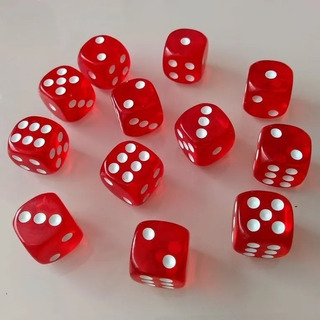
#> input picture dados2.jpg, 320 x 320 px
$ jupyter execute dice_count_detection.ipynb
#> lines starting #> are read from the running program, lines starting #| are printed output that depends on the picture
# Imports and Data loading

[cell 1]
import numpy as np
import cv2
from matplotlib import pyplot as plt


names_list = ["dados2.jpg", "dados3.png"]

img_list = []
for i, name in enumerate(names_list):
    img_list.append(cv2.imread(name))
    img_list[i] = cv2.cvtColor(img_list[i], cv2.COLOR_BGR2RGB)

def show_imgs(img_list, legend = []):
    _, axs = plt.subplots(1,2, figsize=(12, 12))
    for i, img in enumerate(img_list):
        axs[i].imshow(img,cmap='gray')
        if legend != []:
            axs[i].text(10.0, 10.0,
                        legend[i],
                        fontsize='medium',
                        verticalalignment='top',
                        bbox=dict(facecolor='0.7', edgecolor='none', pad=3.0))
#> this loop made 2 passes
    plt.show()
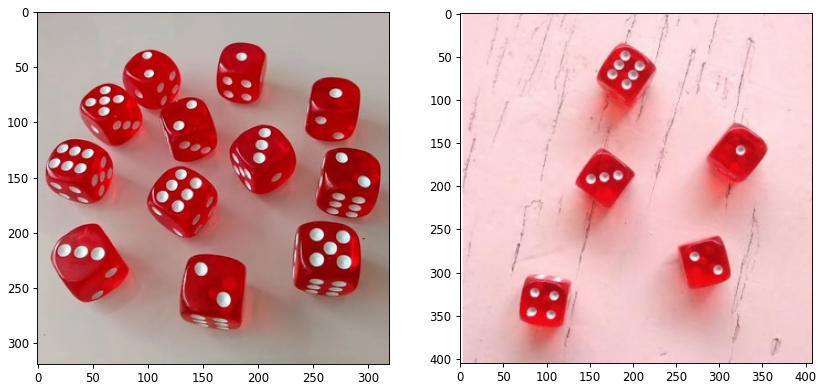
#> figure drawn by matplotlib, 2 panels

show_imgs(img_list)

# Image preprocessing

## Color -> Gray Scale -> Median Filter [1]

Images changed to gray scale, as there is no need for color input

Then a median filter is applied -> Each pixel gets middle ground value from adjacent pixels
- Removes salt and pepper noise
- Removes extreme values
- Surfaces get homogeneous, with fewer color steps
- Does not blur edges with color gradients

[cell 2]
# Removing colors
gray_imgs = [cv2.cvtColor(img, cv2.COLOR_RGB2GRAY) for img in img_list]
#> gray_imgs = 2 items
show_imgs(gray_imgs)
#> the loop in show_imgs (call 2), `for i, img in enumerate(img_list):` made 2 passes
#> in show_imgs (call 2), `plt.show()`:
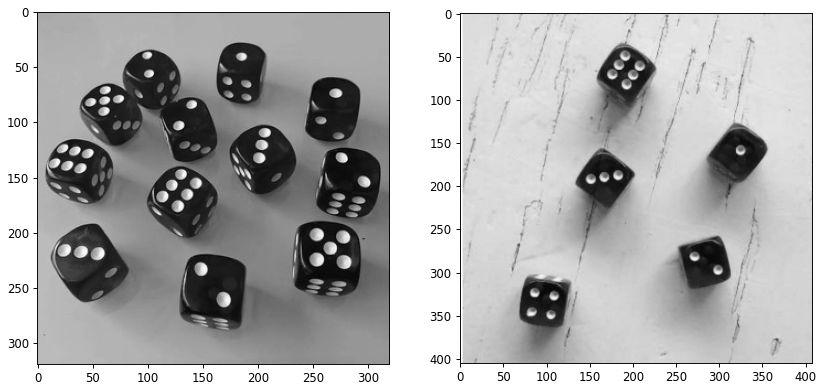
#> figure drawn by matplotlib, 2 panels
# Applying median blur for better feature extraction
# Enhancing strong whites on top, while darkening and blurring lateral dots
median_imgs = [cv2.medianBlur(img, 5) for img in gray_imgs]
#> median_imgs = 2 items

show_imgs(median_imgs)

def histograms(img_list):
    _, axs = plt.subplots(1,2, figsize=(20, 5))
    for i, img in enumerate(img_list):
        hist = cv2.calcHist(img, [0], None, [256], [0, 256])
        fig = axs[i]

        fig.plot(hist)
        fig.set_xlim([0, 256])

histograms(median_imgs)
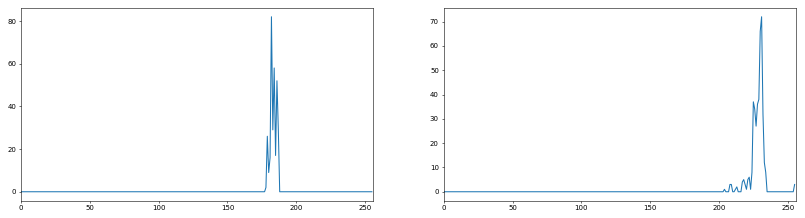
#> figure drawn by matplotlib, 2 panels; panel 1: curve peaks at x = 182, y = 82; panel 2: curve peaks at x = 231, y = 72

## Thresholding [2]

Image turned binary by choosing a threshold value

`
if val < threshold:
    return 0
else:
    return 1
`

[cell 3]
# Thresholding to enhance desired features
thresh_imgs = [cv2.threshold(img, 190, 255, cv2.THRESH_BINARY)[1] for img in median_imgs]
#> thresh_imgs = 2 items
show_imgs(thresh_imgs)
#> the loop in show_imgs (call 4), `for i, img in enumerate(img_list):` made 2 passes
#> in show_imgs (call 4), `plt.show()`:
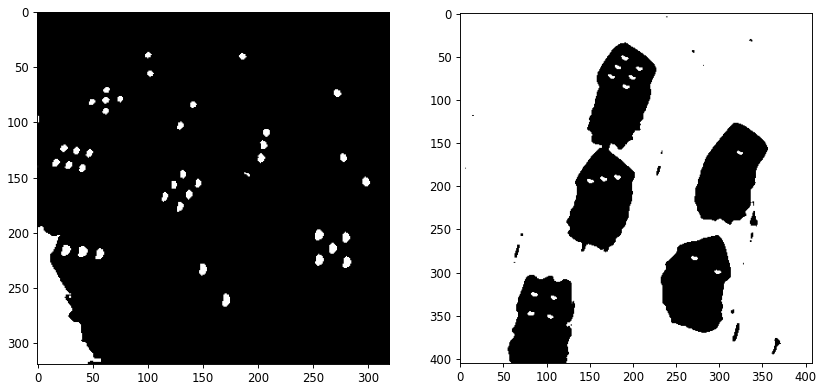
#> figure drawn by matplotlib, 2 panels

## Apply morphology [3]

### Open: Erode -> Dilate

Removing **background noise**

Removes small **objects**, but preserves larger shapes

First erodes whites -> White pixels with neighboring blacks become black
- Removes sharp edges, floating pixels and thin lines
- Only substantive pixels remain
- Thins objects

Then dilates whites -> Black pixels with neighboring whites become white
- Fills up holes and shapes
- Thickens objects

Observe the reminiscent lateral dot under the dice with a 3 at (200, 100) disappeared

[cell 4]
# Applying morphology to clean up dots
kernel = np.ones((3,3),np.uint8)
# Removing background noise
open_imgs = [cv2.morphologyEx(img, cv2.MORPH_OPEN, kernel) for img in thresh_imgs]
#> open_imgs = 2 items
show_imgs(open_imgs)

### Close: Dilate -> Erode

Removing **object noise**

Fills small **holes**, but preserves larger shapes

First dilates whites -> Black pixels with neighboring whites become white
- Fills up holes and shapes
- Thins holes

Then erodes whites -> White pixels with neighboring blacks become black
- Removes sharp edges, floating pixels and thin lines
- Only substantive pixels remain
- Thickens holes

Observe the reminiscent table markings at (250~300, 50) disappeared

[cell 5]
# Removing object noise
closed_imgs = [cv2.morphologyEx(img, cv2.MORPH_CLOSE, kernel) for img in open_imgs]
#> closed_imgs = 2 items
show_imgs(closed_imgs)

### Dilate

**Highlighting objects** and flattening some of their concavities

Dilates whites -> Black pixels with neighboring whites become white
- Fills up holes and shapes
- Thickens objects
- Thins holes

[cell 6]
# Dilating dots for better blob recognition
dilated_imgs = [cv2.dilate(img, kernel, iterations = 1) for img in closed_imgs]
#> dilated_imgs = 2 items
show_imgs(dilated_imgs)
#> the loop in show_imgs (call 7), `for i, img in enumerate(img_list):` made 2 passes
#> in show_imgs (call 7), `plt.show()`:
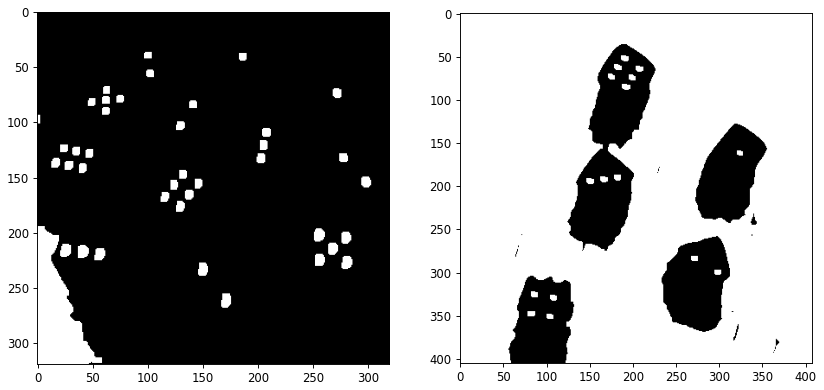
#> figure drawn by matplotlib, 2 panels

## Invert pixels

We have white objects on black background, but object detection function looks for black objects on white background

Objects look smaller due to human eye bias to white vs black gradients [4]
- White registers better as lighting
- Black registers better as object features

[cell 7]
# Inverting image for blob to operate on black dots
inverted_imgs = [cv2.bitwise_not(img) for img in dilated_imgs]
#> inverted_imgs = 2 items
show_imgs(inverted_imgs)
#> the loop in show_imgs (call 8), `for i, img in enumerate(img_list):` made 2 passes
#> in show_imgs (call 8), `plt.show()`:
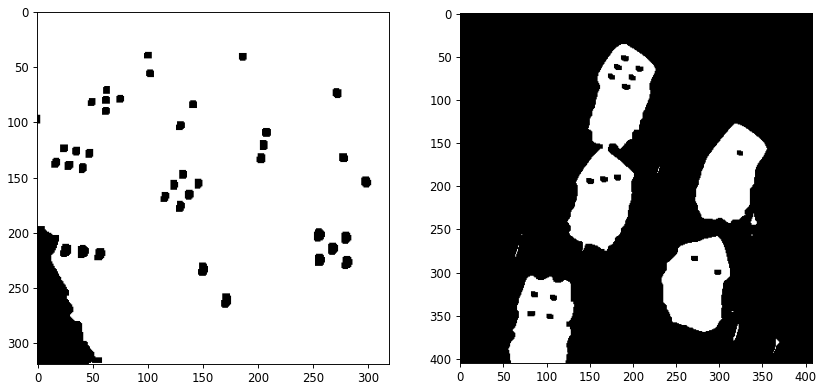
#> figure drawn by matplotlib, 2 panels

# Algorithm

## Blob Detection [5]

Detecting dice dots with **Blob Detection**

What is a blob? A grouping of connected pixels

Algorithm works by:
- Calculates connected white pixels centroids
- Considers as blobs depending on shape parameters
- Merge blobs depending on distance parameters

Searching blobs by convexity:
- Most of our target objects are convex "semicircles", With a bit over 180 degrees
- Trial and error showed best results

Searching blobs by Area:
- Most of our target objects fit similar areas (pixel counts)
- Trial and error showed best results

[cell 8]
# Detecting dots
params = cv2.SimpleBlobDetector_Params()

params.minDistBetweenBlobs = 1

# [5 lines of commented-out code are left out]

params.filterByConvexity = True
params.minConvexity = 0.1

# params.filterByInertia = True
# params.minInertiaRatio = 0.5

params.filterByArea = True
params.minArea = 10
# params.maxArea = 100

detector = cv2.SimpleBlobDetector_create(params)

dots = [detector.detect(img) for img in inverted_imgs]
#> dots = 2 items

## Image overlapping

[cell 9]
marked_imgs = [cv2.drawKeypoints(img, img_dot, np.array([]), (0,0,255), cv2.DRAW_MATCHES_FLAGS_DRAW_RICH_KEYPOINTS) for img, img_dot in zip(img_list, dots)]
#> marked_imgs = 2 items
show_imgs(marked_imgs)

## Clustering values

Finally, blob results are clustered.

DBSCAN [6] used due to its focus on density
- Finds core samples of high density and expands clusters from them
- Good for data which contains clusters of similar density

[cell 10]
from sklearn.cluster import DBSCAN as dbs


def cluster_calc(imgs, dots):
    outputs = []
    for img, img_dots in zip(imgs, dots):
    # Clusterization
        coords = []
        for dot in img_dots:
            dot = dot.pt
            coords.append(dot)

        # Clustering results for dice count
        clusters = dbs(eps=35.5, min_samples=1).fit(coords)

        labels = np.unique(clusters.labels_)

        roll_sum = len(clusters.labels_)
        dice_number = len(labels)

        text = f"Dice count: {dice_number}\nRoll count: {roll_sum}"

        outputs.append(text)
#> this loop made 2 passes
#> (labels, roll_sum, dice_number) on passes 1 to 2: ([0, 1, 2, 3, 4, 5, 6, 7, 8, 9, 10, 11], 38, 12), ([0, 1, 2, 3, 4], 16, 5)
#> after the loop, outputs = 2 items
    return outputs

[cell 11]
show_imgs(marked_imgs, cluster_calc(marked_imgs, dots))
#> the loop in show_imgs (call 10), `for i, img in enumerate(img_list):` made 2 passes
#> in show_imgs (call 10), `plt.show()`:
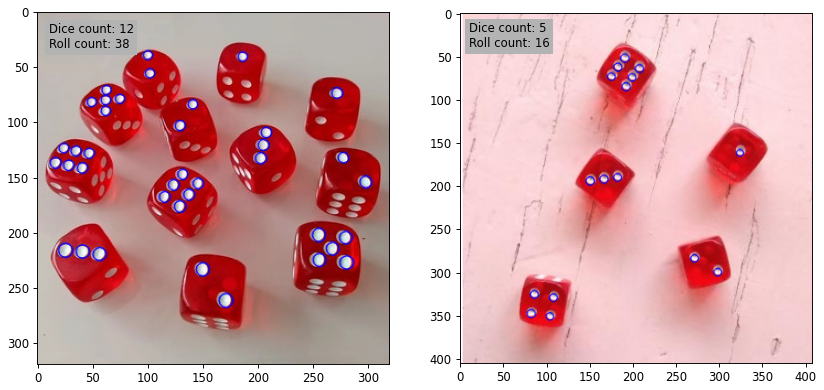
#> figure drawn by matplotlib, 2 panels
